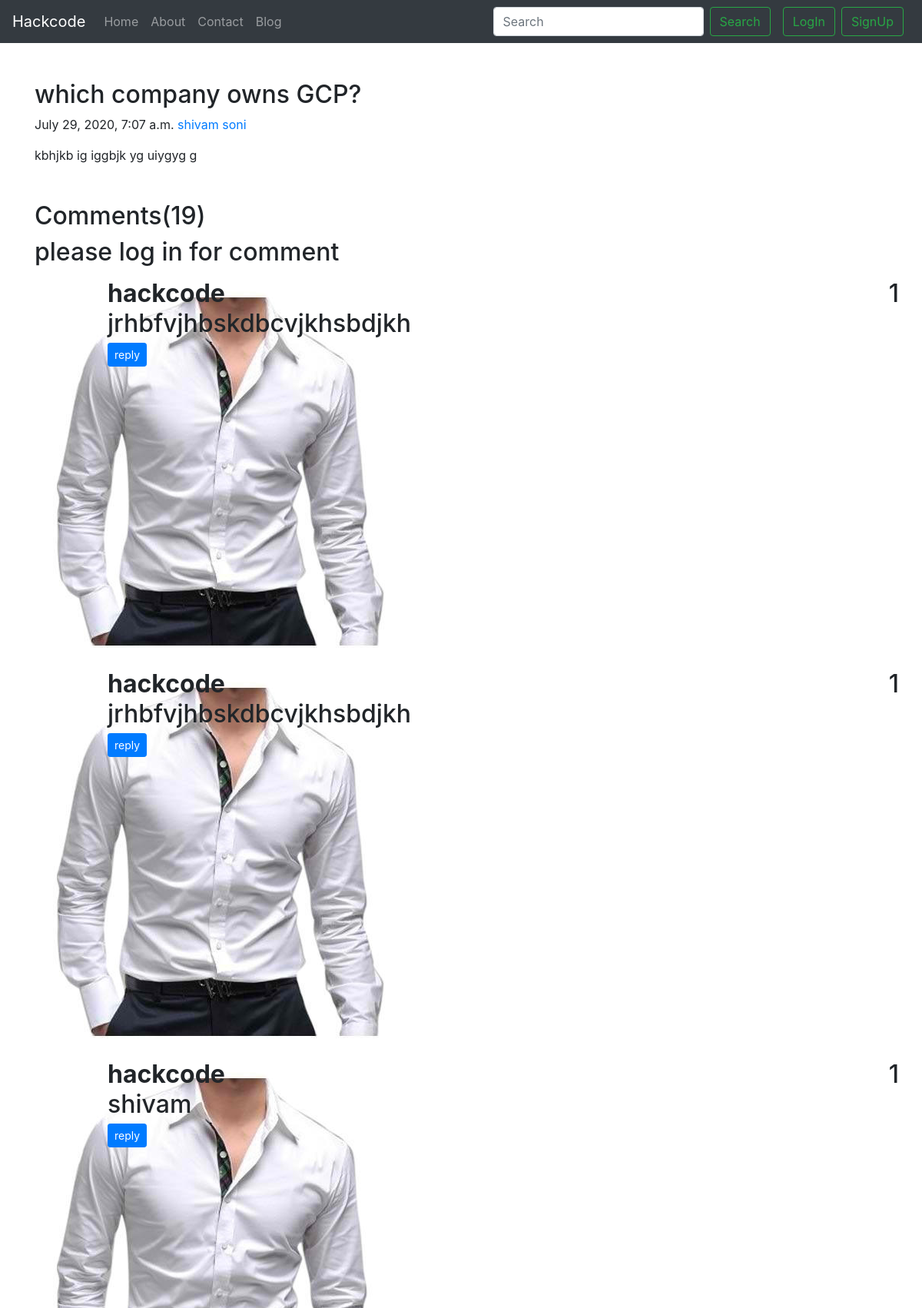
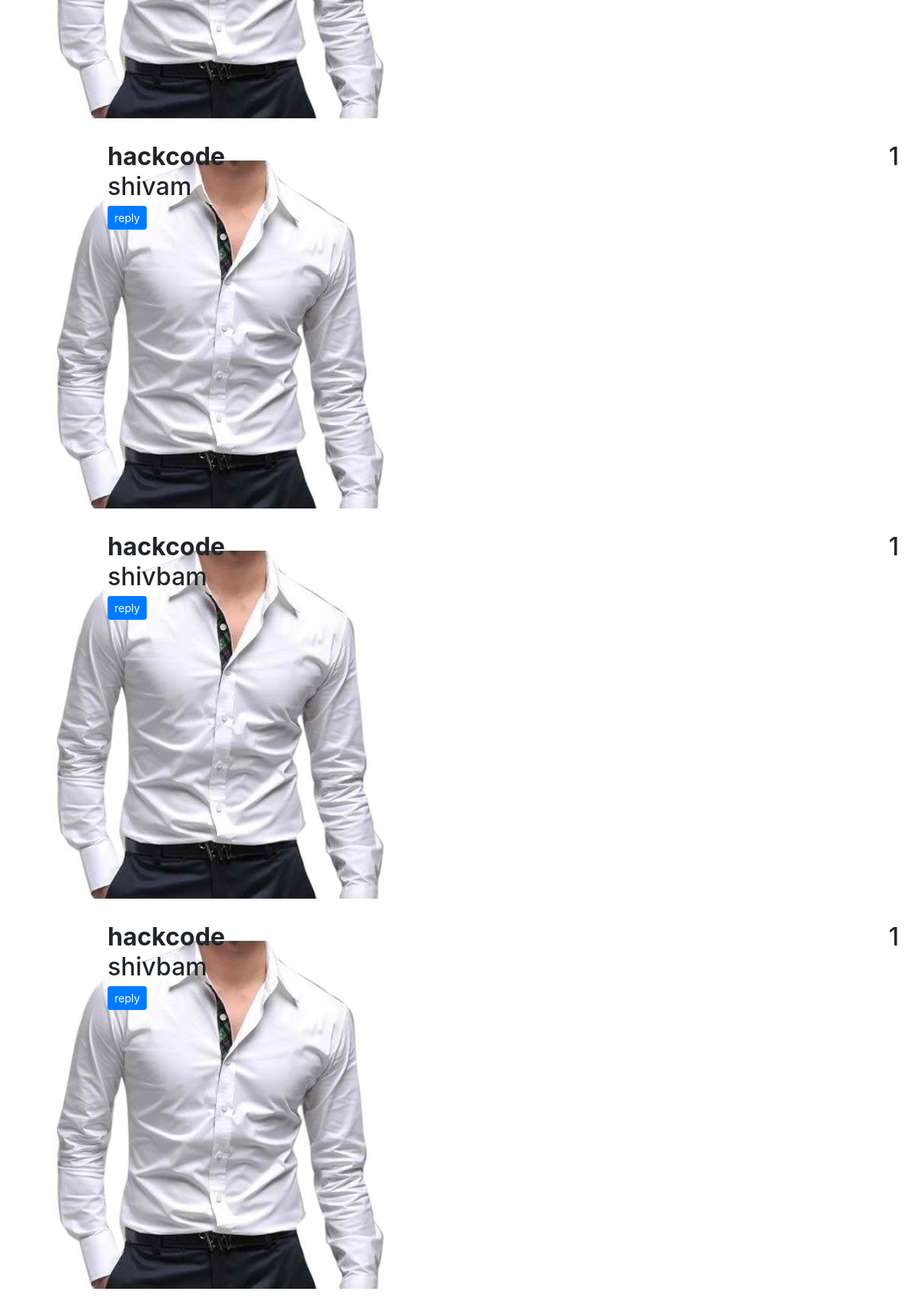
The app's page /blog/second/ (upper part) with its own data (2 pictures, top to bottom).
### blog/models.py (models this page shows, shortened)
class Post(models.Model):
    sno = models.AutoField(primary_key=True)
    title = models.CharField(max_length=255)
    content = models.TextField()
    author = models.CharField(max_length=25)
    slug = models.CharField(max_length=130)
    time = models.DateTimeField(blank=True)

class BlogComment(models.Model):
    sno = models.AutoField(primary_key=True)
    comment = models.TextField()
    user = models.ForeignKey(User, on_delete=models.CASCADE)
    post = models.ForeignKey(Post,on_delete=models.CASCADE)
    parent = models.ForeignKey('self',on_delete=models.CASCADE,null=True)
    timestamp = models.DateTimeField(default=now())

### blog/views.py (the view)
# urls.py: path('<str:slug>/',views.blogPost,name="blogPost"),
def blogPost(request,slug):
    post = Post.objects.filter(slug=slug).first()
    comments = BlogComment.objects.filter(post=post, parent=None)
    replies = BlogComment.objects.filter(post=post).exclude(parent=None)
    repDict={}
    for reply in replies:
        if reply.parent.sno not in repDict.keys():
            repDict[reply.parent.sno] = [reply]
        else:
            repDict[reply.parent.sno].append(reply)
    context = {'post':post,'comments':comments,'user':request.user,'repDict': repDict}
    return render(request,'blog/blogPost.html',context)

### templates/blog/blogPost.html (shortened to what this page needs)
{% extends 'base.html' %}
{% block body %}
{% load humanize %}
<div class="container my-5">
        <h2 class="blog-post-title">{{post.title}}</h2>
        <p class="blog-post-meta">{{post.time}} <a href="/about">{{post.author}}</a></p>
        <p> {{post.content}}</p>
</div>
<div class="container">
<h2>Comments({{comments.count}})<h2>
{% if user.is_authenticated %}
<form action="/blog/postComment" method="post">
{% csrf_token %}
<div class="form-group">
    <label for="comment">post comment</label>
    <input type="text" class="form-control" name="comment" placeholder="Enter comment here">
  </div>
<div class="form-group">
<input type="hidden" name="postSno" value={{post.sno}}>
<input type="hidden" name="parentSno" value="">
<button type="submit" class="btn btn-primary">Submit</button>
</div>
</form>
{% else %}
<p> please log in for comment</p>
{% endif %}
{% for comment  in comments  %}
    <div class="row my-2">
        <div class="col-md-1 ">
        <img class"rounded mx-auto d-block w-100 p-2 border border-dark" src="/static/img/user.jpg" alt="user">
        </div>
        <div class="col md-11 " ><b>{{ comment.user.username }}</b>
        <div>{{comment.comment}}</div>
        <div class="reply mx-0">
  <button class="btn btn-primary btn-sm" type="button" data-toggle="collapse" data-target="#replyBox{{comment.sno}}" aria-expanded="false" aria-controls="collapseExample">
    reply
  </button>
        </div>
        </div>
        {% for reply in repDict %}
        {{reply}}
        {% endfor %}
    </div>
{% endfor %}
</div>
 {% endblock body %}

### templates/base.html (shortened to what this page needs)
<!doctype html>
<html lang="en">
  <head>
    <link rel="stylesheet" href="https://stackpath.bootstrapcdn.com/bootstrap/4.5.0/css/bootstrap.min.css">
  </head>
  <body>
    <nav class="navbar navbar-expand-lg navbar-dark bg-dark ">
        <a class="navbar-brand" href="/">Hackcode</a>
        <div class="collapse navbar-collapse" id="navbarSupportedContent ">
          <ul class="navbar-nav mr-auto">
            <li class="nav-item {% block homeactive  %}{% endblock  %}">
              <a class="nav-link" href="/">Home <span class="sr-only">(current)</span></a>
            </li>
            <li class="nav-item {% block aboutactive  %}{% endblock  %}">
              <a class="nav-link" href="/about">About</a>
            </li>
            <li class="nav-item {% block contactactive  %}{% endblock  %}">
              <a class="nav-link" href="/contact">Contact</a>
            </li>
            <li class="nav-item {% block blogactive  %}{% endblock  %}">
              <a class="nav-link" href="/blog">Blog</a>
            </li>
          </ul>
          <div class="ml-auto form-inline">
          <form method="get" action="/search"class="form-inline my-2 my-lg-0 mx-3">
            <input class="form-control mr-sm-2" type="search" placeholder="Search"  name="query" id="query"aria-label="Search">
            <button class="btn btn-outline-success my-2 my-sm-0" type="submit">Search</button>
          </form>
  {% if  user.is_authenticated %}
   <ul class="navbar-nav ">
  <li class="nav-item dropdown">
        <a class="nav-link dropdown-toggle" href="#" id="navbarDropdown" role="button" data-toggle="dropdown" aria-haspopup="true" aria-expanded="false">
         Welcome  {{request.user}}
        </a>
        <div class="dropdown-menu" aria-labelledby="navbarDropdown">
          <a class="dropdown-item" href="/logout">Logout</a>
        </div>
      </li>
  </ul>
  {% else %}
<button type="button" class="btn btn-outline-success mr-2" data-toggle="modal" data-target="#loginModal">
  LogIn
</button>
<button type="button" class="btn btn-outline-success mr-2" data-toggle="modal" data-target="#signupModal">
  SignUp
</button>
{% endif %}
 </div>
        </div>
      </nav>
    {% block body %}
    {% endblock body %}
  </body>
</html>

### records on screen
Post: title "which company owns GCP?", time "July 29, 2020, 7:07 a.m.", author "shivam soni", content "kbhjkb ig iggbjk yg uiygyg g"
BlogComment: user.username "hackcode", comment "jrhbfvjhbskdbcvjkhsbdjkh", repDict "1"
BlogComment: user.username "hackcode", comment "jrhbfvjhbskdbcvjkhsbdjkh", repDict "1"
BlogComment: user.username "hackcode", comment "shivam", repDict "1"
BlogComment: user.username "hackcode", comment "shivam", repDict "1"
BlogComment: user.username "hackcode", comment "shivbam", repDict "1"
BlogComment: user.username "hackcode", comment "shivbam", repDict "1"

### other values on screen
{{ comments.count }} "19"
